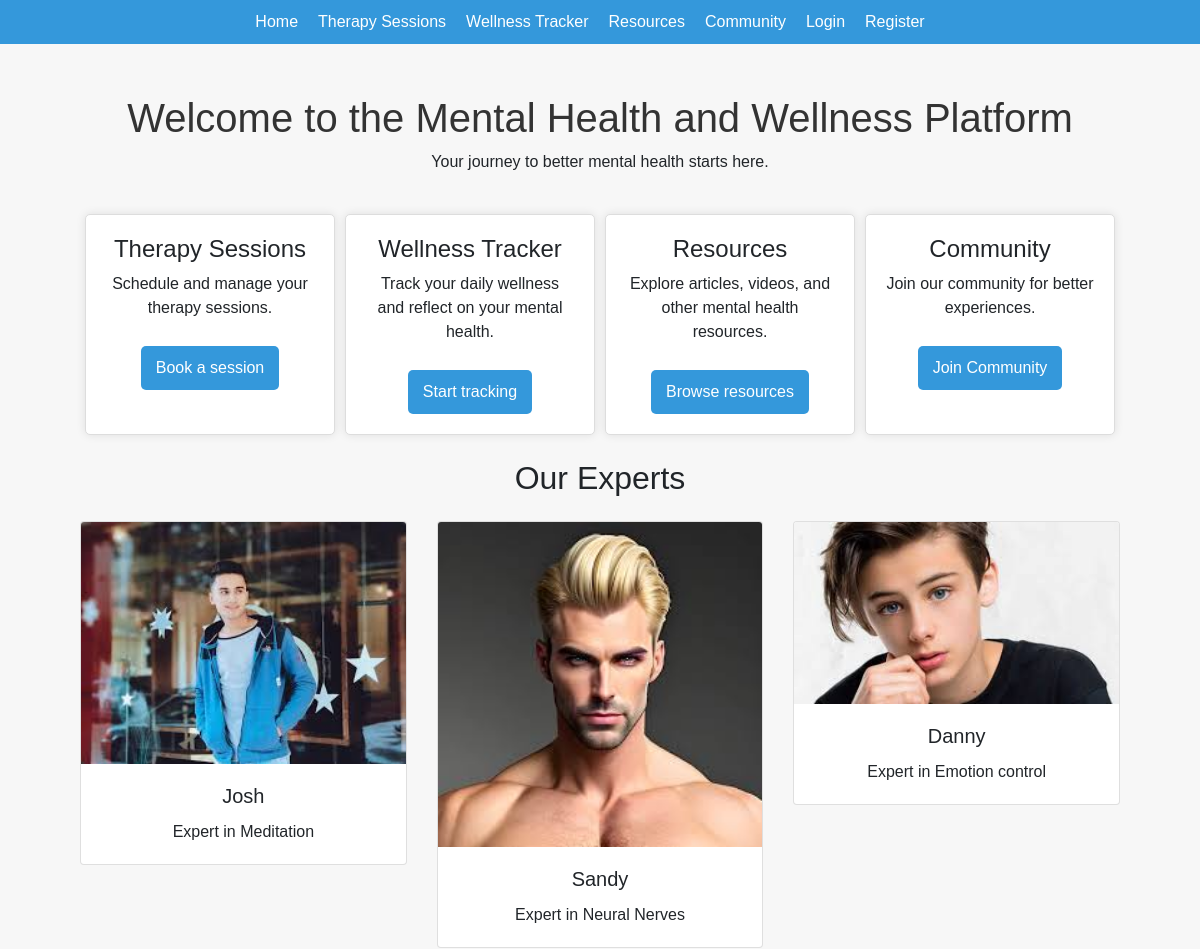
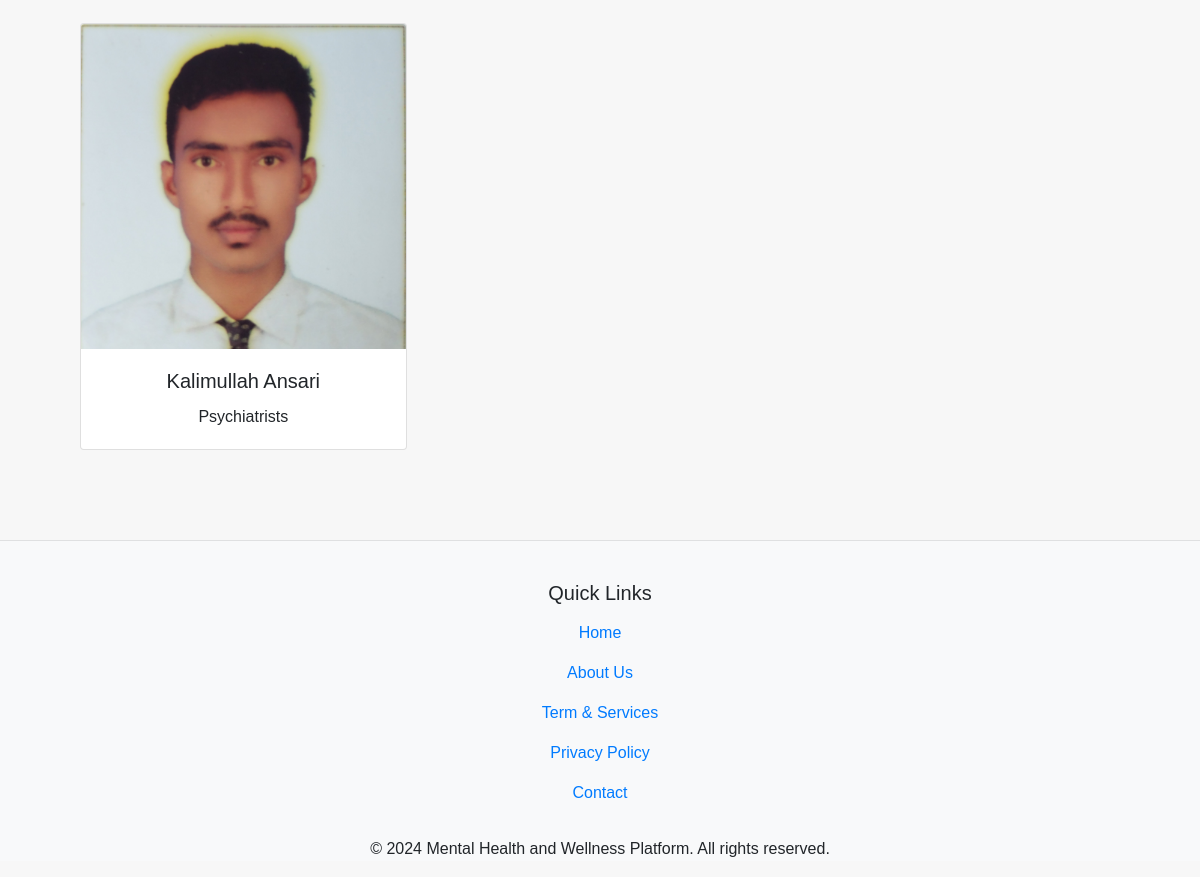
The page / on the database its author committed (2 pictures, top to bottom).
### experts/models.py (models this page shows, shortened)
class Expert(models.Model):
    name = models.CharField(max_length=100)
    specialty = models.CharField(max_length=100)
    therapist = models.OneToOneField(UserProfile, on_delete=models.CASCADE, blank=True, null=True)
    image = models.ImageField(upload_to='expert_images/', blank=True, null=True)

### Mental_Health_Awareness_Platform/views.py (the view)
# urls.py: 2. Add a URL to urlpatterns:  path('', views.home, name='home')
def home(request):
    experts = Expert.objects.all()
    return render(request, 'home.html',{'experts' : experts})

### templates/home.html
{% extends 'base.html' %}
{% load static %}
{% block content %}
<div class="container">
    <h1>Welcome to the Mental Health and Wellness Platform</h1>
    <p>Your journey to better mental health starts here.</p>
    <div class="features">
        <div class="feature-item">
            <h2>Therapy Sessions</h2>
            <p>Schedule and manage your therapy sessions.</p>
            <a href="{% url 'schedule_session' %}">Book a session</a>
        </div>
        <div class="feature-item">
            <h2>Wellness Tracker</h2>
            <p>Track your daily wellness and reflect on your mental health.</p>
            <a href="{% url 'add_reflection' %}">Start tracking</a>
        </div>
        <div class="feature-item">
            <h2>Resources</h2>
            <p>Explore articles, videos, and other mental health resources.</p>
            <a href="{% url 'resource_list' %}">Browse resources</a>
        </div>
        <div class="feature-item">
            <h2>Community</h2>
            <p>Join our community for better experiences.</p>
            <a href="{% url 'forum' %}">Join Community</a>
        </div>
    </div>
    <h2 class="my-4">Our Experts</h2>
    <div class="row expert-list">
        {% for expert in experts %}
        <div class="col-md-4 mb-4">
            <div class="card">
                {% if expert.image %}
                    <img src="{{ expert.image.url }}" class="card-img-top" alt="{{ expert.name }}">
                {% else %}
                    <img src="{% static 'images/default_expert.jpg' %}" class="card-img-top" alt="No image available">
                {% endif %}
                <div class="card-body">
                    <h5 class="card-title">{{ expert.name }}</h5>
                    <p class="card-text">{{ expert.specialty }}</p>
                </div>
            </div>
        </div>
        {% empty %}
        <div class="col-12">
            <p>No experts available at the moment.</p>
        </div>
        {% endfor %}
    </div>
    {% endblock %}

### static/css/chat.css (style rules this page uses)
body { font-family: Arial, sans-serif; margin: 20px; }
h1 { color: #333; }

### static/css/style.css (style rules this page uses)
body { font-family: Arial, sans-serif; background-color: #f7f7f7; margin: 0; padding: 0; }
.container { text-align: center; padding: 50px; }
.features { display: flex; justify-content: space-around; margin-top: 40px; }
.feature-item { background-color: white; border: 1px solid #ddd; border-radius: 5px; padding: 20px; width: 250px; box-shadow: 0 0 10px rgba(0, 0, 0, 0.1); }
.feature-item h2 { font-size: 24px; }
.feature-item a { display: inline-block; margin-top: 10px; padding: 10px 15px; background-color: #3498db; color: white; text-decoration: none; border-radius: 5px; }

### rows shown on the page
Expert: image (picture), name "Josh", specialty "Expert in Meditation"
Expert: image (picture), name "Sandy", specialty "Expert in Neural Nerves"
Expert: image (picture), name "Danny", specialty "Expert in Emotion control"
Expert: image (picture), name "Kalimullah Ansari", specialty "Psychiatrists"
